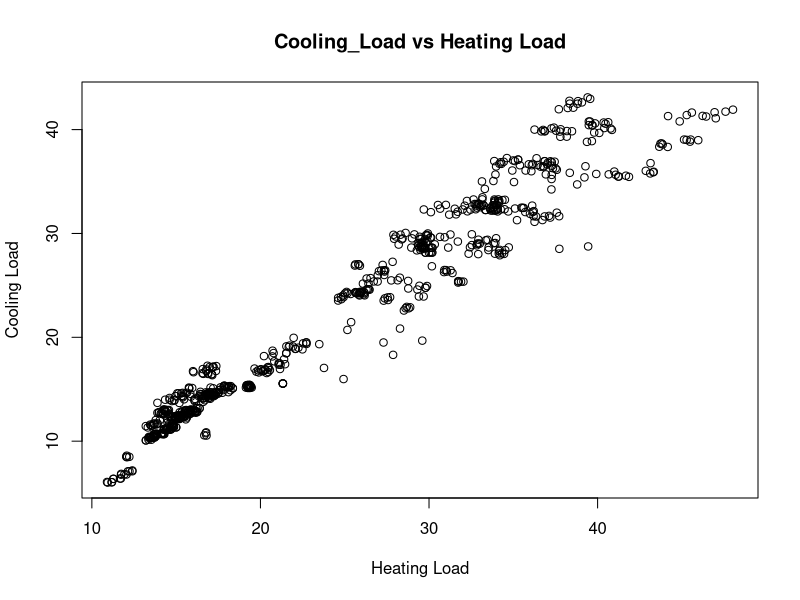
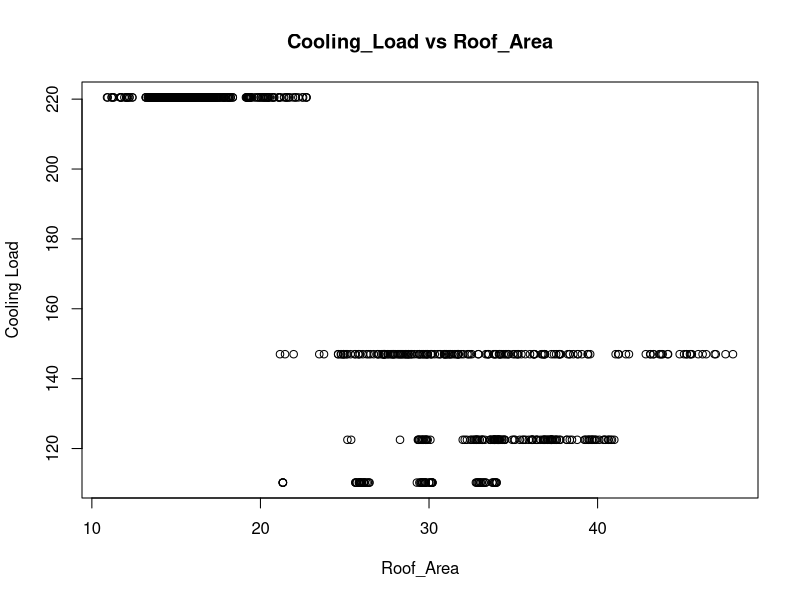
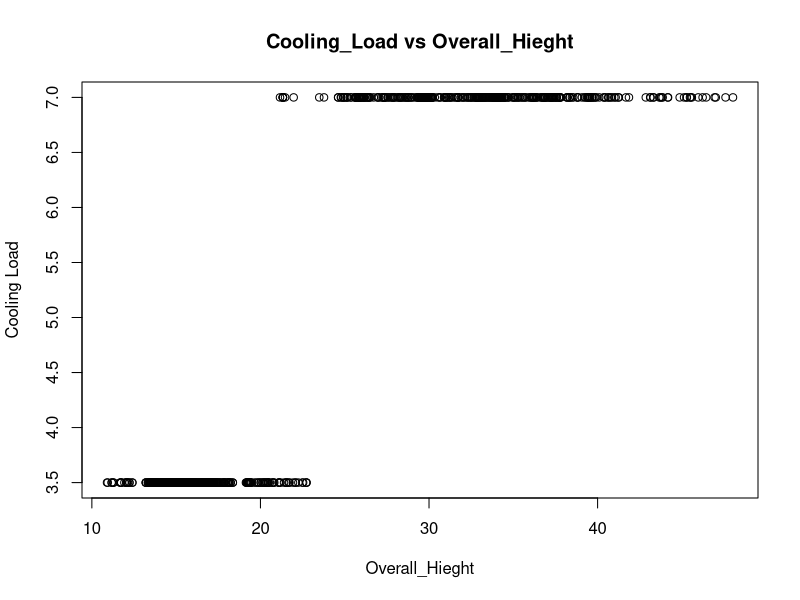
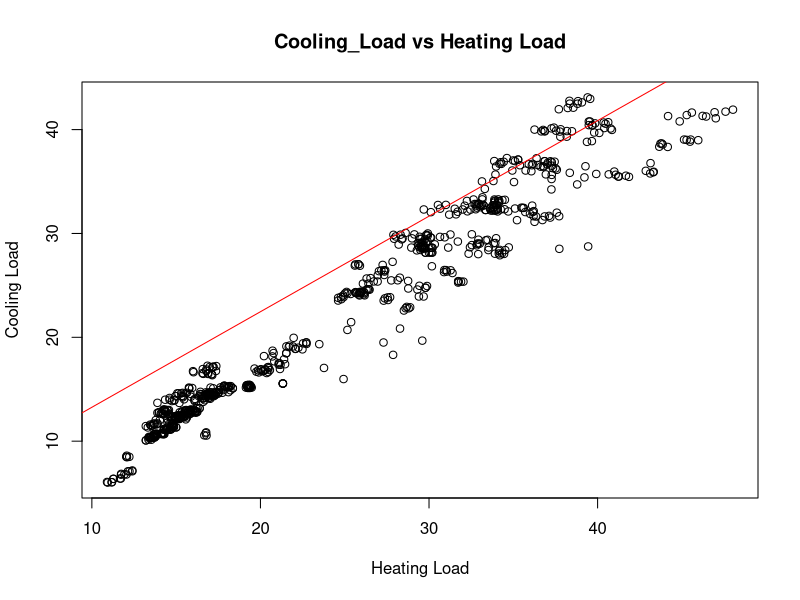
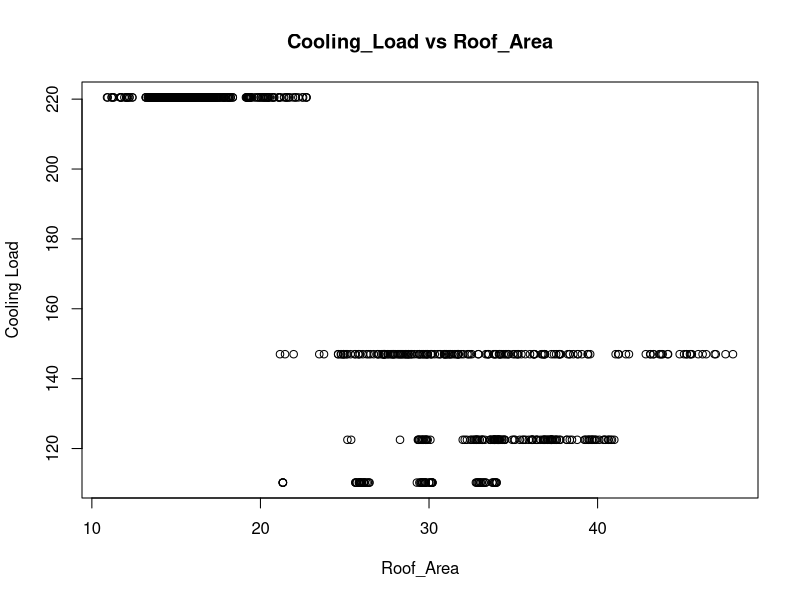
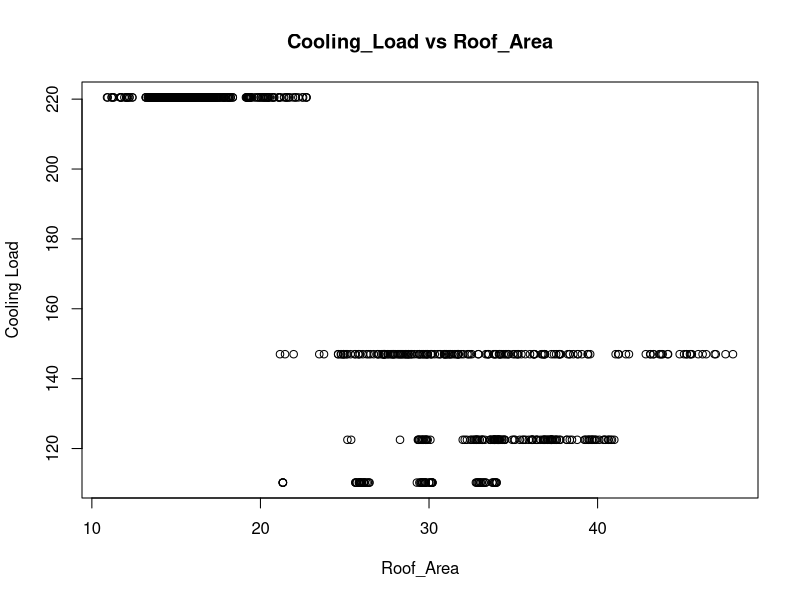
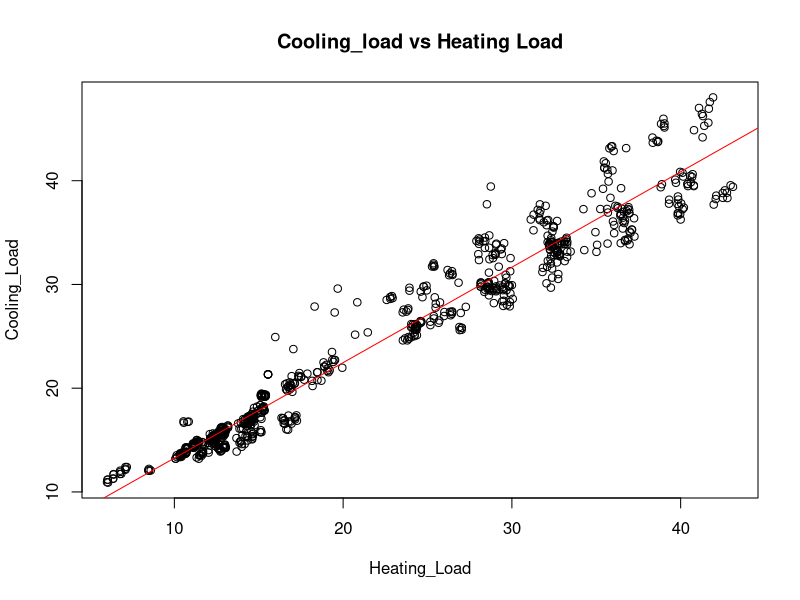

Source code (R) for these figures, in order:

### import the data ###

energy_effieciency_data <- read.csv("energy_efficiency_data.csv");
### View the data set
View(energy_effieciency_data)
### check  the data types 
str(energy_effieciency_data)

### bind the dataset with R enviornment
attach(energy_effieciency_data);
View(energy_effieciency_data);

### checking the null  values ###
energy_effieciency_data[!complete.cases(energy_effieciency_data),]

### summary about the data set ###
summary(energy_effieciency_data);



### correlational Analysis

cor.test(Cooling_Load,Heating_Load, method ="pearson", alternative="two.sided")

cor.test(Cooling_Load,Roof_Area, method ="pearson", alternative="two.sided")

cor.test(Cooling_Load,Glazing_Area_Distribution, method="pearson", alternative="two.sided")

cor.test(Cooling_Load,Glazing_Area, method="pearson", alternative ="two.sided")

cor.test(Cooling_Load,Orientation, method="pearson", alternative ="two.sided")

cor.test(Cooling_Load,Overall_Height, method="pearson", alternative ="two.sided")



### graphically  visualization
plot(Cooling_Load,Heating_Load, main="Cooling_Load vs Heating Load",
     xlab="Heating Load",
     ylab="Cooling Load")

plot(Cooling_Load,Roof_Area, main="Cooling_Load vs Roof_Area",
     xlab="Roof_Area",
     ylab="Cooling Load")


plot(Cooling_Load,Overall_Height, main="Cooling_Load vs Overall_Hieght",
     xlab="Overall_Hieght",
     ylab="Cooling Load")




#### Regression Analysis ####
### Simple Linear Regression  analysis
### develop the model  by using the Simple Linear regression analysis
cool_load_model1 <- lm(Cooling_Load~Heating_Load, model = TRUE)
cool_load_model1
plot(Cooling_Load,Heating_Load, main="Cooling_Load vs Heating Load",
     xlab="Heating Load",
     ylab="Cooling Load")
abline(lm(Cooling_Load~Heating_Load), col="red")


### Summary  Statisitics
summary(cool_load_model1)

cool_load_model2 <- lm(Cooling_Load~Roof_Area, model=TRUE)
cool_load_model2
plot(Cooling_Load,Roof_Area, main="Cooling_Load vs Roof_Area",
     xlab="Roof_Area",
     ylab="Cooling Load")
abline(lm(Cooling_Load~Roof_Area), col="red")

### Summary  Statisitics
summary(cool_load_model2)

cool_load_model2 <- lm(Cooling_Load~Orientation, model=TRUE)
cool_load_model2
plot(Cooling_Load,Roof_Area, main="Cooling_Load vs Roof_Area",
     xlab="Roof_Area",
     ylab="Cooling Load")
abline(lm(Cooling_Load~Roof_Area), col="red")


#### Graphical Representaion
plot(Cooling_Load~1/Heating_Load, main="Cooling_load vs Heating Load")
abline(lm(Cooling_Load~Heating_Load), col="red")
### summary Statistics ###




